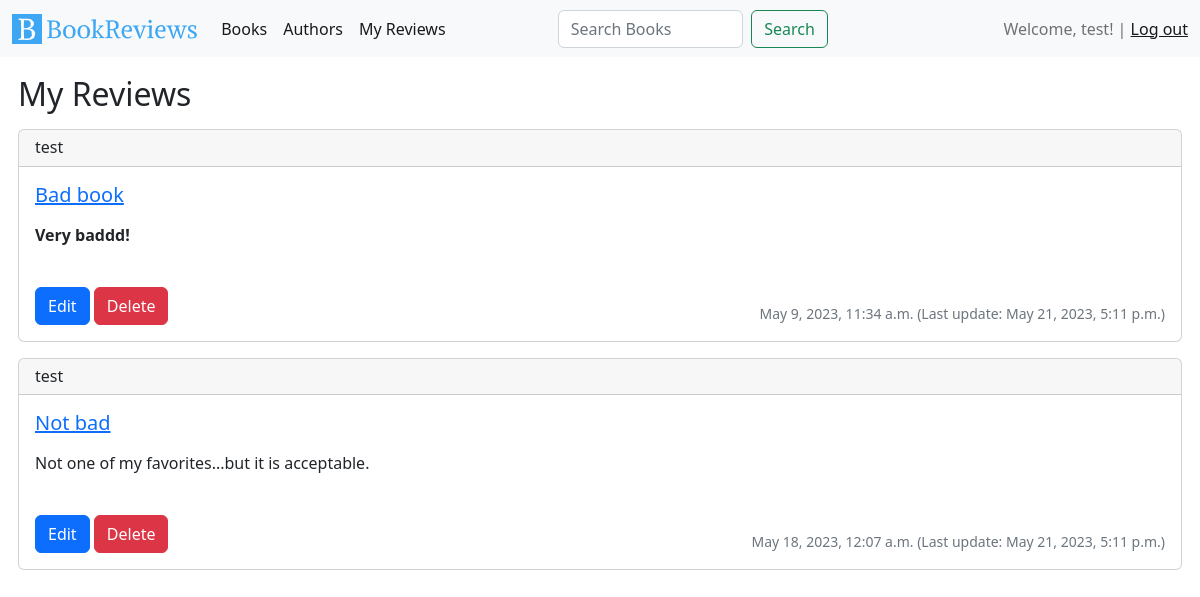
Screenshot of /reviews/ (signed in) with the database file from the repository.
### reviews/models.py (models this page shows, shortened)
class Review(models.Model):
    user = models.ForeignKey(
        User, on_delete=models.CASCADE, related_name="reviews")
    book = models.ForeignKey(
        Book, on_delete=models.CASCADE, related_name="reviews")
    title = models.CharField(max_length=50)
    body = models.TextField()
    rating = models.PositiveIntegerField(choices=(
        (1, 'Bad'),
        (2, 'Poor'),
        (3, 'Okay'),
        (4, 'Good'),
        (5, 'Excellent')
    ))
    created_at = models.DateTimeField(auto_now_add=True)
    updated_at = models.DateTimeField(auto_now=True)

### reviews/views.py (the view)
# urls.py: path('reviews/', AllReviewsListView.as_view(), name="reviews"),
class AllReviewsListView(LoginRequiredMixin, ListView):
    model = Review
    template_name = "reviews/reviews.html"
    context_object_name = "reviews"
    def get_queryset(self):
        return Review.objects.filter(user=self.request.user).order_by('-updated_at')

### templates/reviews/reviews.html (shortened to what this page needs)
{% extends 'base/base.html' %}
{% load static %}
{% block content %}
    <h2>My Reviews</h2>
    {% for review in reviews %}
        {% include 'reviews/review_entry.html' %}
    {% endfor %}
{% endblock content %}

### templates/base/navbar.html
{% load static %}
<nav class="navbar navbar-expand-lg bg-light">
  <div class="container-fluid">
    <a class="navbar-brand" href="{% url 'home' %}">
      <img src="{% static 'img/icon.svg' %}" alt="Icon" width="30" height="30" class="d-inline-block align-text-top">
      <img src="{% static 'img/logo.svg' %}" alt="Logo" width="150" height="30" class="d-inline-block align-text-top">
    </a>
    <div class="collapse navbar-collapse justify-content-center" id="navbar">
      <ul class="navbar-nav me-auto mb-2 mb-lg-0">
        <li class="nav-item">
          <a class="nav-link active" aria-current="page" href="{% url 'books' %}">Books</a>
        </li>
        <li class="nav-item">
          <a class="nav-link active" aria-current="page" href="{% url 'authors' %}">Authors</a>
        </li>
        <li class="nav-item">
          <a class="nav-link active" aria-current="page" href="{% url 'reviews' %}">My Reviews</a>
        </li>
      </ul>
    </div>
    <div class="d-flex justify-content-center align-items-center flex-grow-1">
      <div class="d-flex justify-content-center w-75">
        <form class="d-flex w-100" method="get" action="{% url 'book_search' %}" name="search_form">
          <input class="form-control me-2" type="search" name="q" placeholder="Search Books" aria-label="Search">
          <button class="btn btn-outline-success" type="submit">Search</button>
        </form>
      </div>
      <div class="d-flex justify-content-end w-100">
        <span class="navbar-text" name="user_session">
          {% if user.is_authenticated %}
          Welcome, {{ user.username }}! |
          <a href="{% url 'logout' %}">Log out</a>
          {% else %}
          You're not logged in |
          <a href="{% url 'login' %}" name="login_link">Log In</a> |
          <a href="{% url 'signup' %}" name="signup_link">Sign Up</a>
          {% endif %}
        </span>
      </div>
    </div>
  </div>
</nav>

### templates/reviews/review_entry.html (shortened to what this page needs)
<div class="card my-3 px-0 w-100" name="review_card">
    <h6 class="card-header" name="review_user">
        {{ review.user.username }}
    </h6>
    <div class="card-body">
        <h5 class="card-title mb-3">
            <a href="{% url 'review_detail' review.id %}" name="review_title">{{ review.title }}</a>
        </h5>
        <p class="card-text" name="review_body">
            {% autoescape off %}
                {{ review.body | linebreaksbr | truncatewords:50 }}
            {% endautoescape %}
        </p>
        <br>
        <div class="row align-items-end"">
            {% if review.user == user %}
                <div class="col" name="own_review_section">
                    <a href="{% url 'review_update' book_id=review.book.id pk=review.pk %}" class="btn btn-primary" name="update_review_button">
                        Edit
                    </a>
                    <button type="button" class="btn btn-danger" data-bs-toggle="modal" data-bs-target="#confirm-delete-modal-{{ review.id }}" name="delete_review_button">
                        Delete
                    </button>
                </div>
            {% endif %}
            <div class="col">
                <p class="card-text text-end">
                    <small class="text-muted">{{ review.created_at }} (Last update: {{review.updated_at }})</small>
                </p>
            </div>
        </div>
    </div>
</div>

### rows the page displays
Review: user.username "test", title "Bad book", body "Very baddd!", created_at "May 9, 2023, 11:34 a.m.", updated_at "May 21, 2023, 5:11 p.m."
Review: user.username "test", title "Not bad", body "Not one of my favorites...but it is acceptable.", created_at "May 18, 2023, 12:07 a.m.", updated_at "May 21, 2023, 5:11 p.m."

### other values shown
{{ user.username }} "test"
